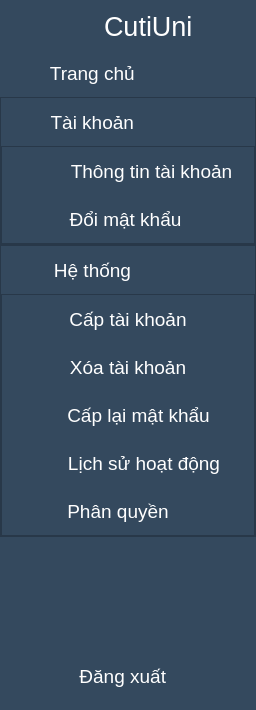
    <widget class="QWidget" name="icon_text" native="true">
     <property name="minimumSize">
      <size>
       <width>256</width>
       <height>710</height>
      </size>
     </property>
     <property name="maximumSize">
      <size>
       <width>256</width>
       <height>710</height>
      </size>
     </property>
     <property name="styleSheet">
      <string notr="true">QWidget{
	background-color: rgb(52, 73, 94);
	color:white
}

QPushButton{
	height:48px;
	border:none;
	padding-left:-50px;
}

QPushButton:hover{
	background-color:rgb(122, 139, 154)
}

QPushButton:checked{
	background-color:rgb(80, 117, 154);
}</string>
     </property>
     <layout class="QVBoxLayout" name="verticalLayout_7">
      <property name="spacing">
       <number>7</number>
      </property>
      <property name="leftMargin">
       <number>0</number>
      </property>
      <property name="rightMargin">
       <number>0</number>
      </property>
      <property name="bottomMargin">
       <number>10</number>
      </property>
      <item>
       <layout class="QHBoxLayout" name="horizontalLayout_2">
        <property name="leftMargin">
         <number>40</number>
        </property>
        <item>
         <widget class="QLabel" name="lblLogo_2">
          <property name="sizePolicy">
           <sizepolicy hsizetype="Minimum" vsizetype="Minimum">
            <horstretch>0</horstretch>
            <verstretch>0</verstretch>
           </sizepolicy>
          </property>
          <property name="maximumSize">
           <size>
            <width>57</width>
            <height>71</height>
           </size>
          </property>
          <property name="text">
           <string/>
          </property>
          <property name="pixmap">
           <pixmap resource="resources.qrc">:/icon/time-to-study.png</pixmap>
          </property>
          <property name="scaledContents">
           <bool>true</bool>
          </property>
         </widget>
        </item>
        <item>
         <widget class="QLabel" name="label">
          <property name="font">
           <font>
            <family>Segoe UI Historic</family>
            <pointsize>20</pointsize>
           </font>
          </property>
          <property name="styleSheet">
           <string notr="true"/>
          </property>
          <property name="text">
           <string>CutiUni</string>
          </property>
         </widget>
        </item>
       </layout>
      </item>
      <item>
       <layout class="QVBoxLayout" name="verticalLayout_5">
        <property name="spacing">
         <number>0</number>
        </property>
        <item>
         <widget class="QPushButton" name="btnTrangChu">
          <property name="font">
           <font>
            <family>Segoe UI</family>
            <pointsize>14</pointsize>
            <weight>50</weight>
            <bold>false</bold>
           </font>
          </property>
          <property name="styleSheet">
           <string notr="true"/>
          </property>
          <property name="text">
           <string>     Trang chủ         </string>
          </property>
          <property name="icon">
           <iconset resource="resources.qrc">
            <normaloff>:/icon/home.png</normaloff>:/icon/home.png</iconset>
          </property>
          <property name="iconSize">
           <size>
            <width>30</width>
            <height>30</height>
           </size>
          </property>
          <property name="checkable">
           <bool>true</bool>
          </property>
          <property name="autoExclusive">
           <bool>false</bool>
          </property>
          <property name="flat">
           <bool>true</bool>
          </property>
         </widget>
        </item>
        <item>
         <widget class="QFrame" name="framebtnTaiKhoan">
          <property name="frameShape">
           <enum>QFrame::StyledPanel</enum>
          </property>
          <property name="frameShadow">
           <enum>QFrame::Raised</enum>
          </property>
          <layout class="QVBoxLayout" name="verticalLayout_3">
           <property name="spacing">
            <number>0</number>
           </property>
           <property name="leftMargin">
            <number>0</number>
           </property>
           <property name="topMargin">
            <number>0</number>
           </property>
           <property name="rightMargin">
            <number>0</number>
           </property>
           <property name="bottomMargin">
            <number>0</number>
           </property>
           <item>
            <widget class="QPushButton" name="btnTaiKhoan">
             <property name="font">
              <font>
               <family>Segoe UI</family>
               <pointsize>14</pointsize>
               <weight>50</weight>
               <bold>false</bold>
              </font>
             </property>
             <property name="styleSheet">
              <string notr="true">QPushButton:checked{
	background-color:rgb(52, 73, 94);
}</string>
             </property>
             <property name="text">
              <string>     Tài khoản         </string>
             </property>
             <property name="icon">
              <iconset resource="resources.qrc">
               <normaloff>:/icon/user.png</normaloff>:/icon/user.png</iconset>
             </property>
             <property name="iconSize">
              <size>
               <width>30</width>
               <height>30</height>
              </size>
             </property>
             <property name="checkable">
              <bool>true</bool>
             </property>
             <property name="checked">
              <bool>false</bool>
             </property>
             <property name="autoExclusive">
              <bool>true</bool>
             </property>
             <property name="flat">
              <bool>true</bool>
             </property>
            </widget>
           </item>
           <item>
            <widget class="QFrame" name="frameMenuConTaiKhoan">
             <property name="styleSheet">
              <string notr="true"/>
             </property>
             <property name="frameShape">
              <enum>QFrame::StyledPanel</enum>
             </property>
             <property name="frameShadow">
              <enum>QFrame::Raised</enum>
             </property>
             <layout class="QVBoxLayout" name="verticalLayout">
              <property name="spacing">
               <number>0</number>
              </property>
              <property name="leftMargin">
               <number>0</number>
              </property>
              <property name="topMargin">
               <number>0</number>
              </property>
              <property name="rightMargin">
               <number>0</number>
              </property>
              <property name="bottomMargin">
               <number>0</number>
              </property>
              <item>
               <widget class="QPushButton" name="btnThongTinTaiKhoan">
                <property name="font">
                 <font>
                  <family>Segoe UI</family>
                  <pointsize>14</pointsize>
                  <weight>50</weight>
                  <bold>false</bold>
                 </font>
                </property>
                <property name="styleSheet">
                 <string notr="true">QPushButton{
padding-left:47px;
}
</string>
                </property>
                <property name="text">
                 <string>Thông tin tài khoản</string>
                </property>
                <property name="iconSize">
                 <size>
                  <width>30</width>
                  <height>30</height>
                 </size>
                </property>
                <property name="checkable">
                 <bool>true</bool>
                </property>
                <property name="autoExclusive">
                 <bool>false</bool>
                </property>
                <property name="flat">
                 <bool>true</bool>
                </property>
               </widget>
              </item>
              <item>
               <widget class="QPushButton" name="btnDoiMatKhau">
                <property name="font">
                 <font>
                  <family>Segoe UI</family>
                  <pointsize>14</pointsize>
                  <weight>50</weight>
                  <bold>false</bold>
                 </font>
                </property>
                <property name="styleSheet">
                 <string notr="true">QPushButton{
padding-left:-5px;
}</string>
                </property>
                <property name="text">
                 <string>Đổi mật khẩu</string>
                </property>
                <property name="iconSize">
                 <size>
                  <width>30</width>
                  <height>30</height>
                 </size>
                </property>
                <property name="checkable">
                 <bool>true</bool>
                </property>
                <property name="autoExclusive">
                 <bool>false</bool>
                </property>
                <property name="flat">
                 <bool>true</bool>
                </property>
               </widget>
              </item>
             </layout>
            </widget>
           </item>
          </layout>
         </widget>
        </item>
        <item>
         <widget class="QFrame" name="framebtnHeThong">
          <property name="frameShape">
           <enum>QFrame::StyledPanel</enum>
          </property>
          <property name="frameShadow">
           <enum>QFrame::Raised</enum>
          </property>
          <layout class="QVBoxLayout" name="verticalLayout_4">
           <property name="spacing">
            <number>0</number>
           </property>
           <property name="leftMargin">
            <number>0</number>
           </property>
           <property name="topMargin">
            <number>0</number>
           </property>
           <property name="rightMargin">
            <number>0</number>
           </property>
           <property name="bottomMargin">
            <number>0</number>
           </property>
           <item>
            <widget class="QPushButton" name="btnHeThong">
             <property name="font">
              <font>
               <family>Segoe UI</family>
               <pointsize>14</pointsize>
               <weight>50</weight>
               <bold>false</bold>
              </font>
             </property>
             <property name="styleSheet">
              <string notr="true">QPushButton:checked{
	background-color:rgb(52, 73, 94);
}</string>
             </property>
             <property name="text">
              <string>     Hệ thống         </string>
             </property>
             <property name="icon">
              <iconset resource="resources.qrc">
               <normaloff>:/icon/system.png</normaloff>:/icon/system.png</iconset>
             </property>
             <property name="iconSize">
              <size>
               <width>30</width>
               <height>30</height>
              </size>
             </property>
             <property name="checkable">
              <bool>true</bool>
             </property>
             <property name="checked">
              <bool>false</bool>
             </property>
             <property name="autoExclusive">
              <bool>false</bool>
             </property>
             <property name="flat">
              <bool>true</bool>
             </property>
            </widget>
           </item>
           <item>
            <widget class="QFrame" name="frameMenuConHeThong">
             <property name="styleSheet">
              <string notr="true"/>
             </property>
             <property name="frameShape">
              <enum>QFrame::StyledPanel</enum>
             </property>
             <property name="frameShadow">
              <enum>QFrame::Raised</enum>
             </property>
             <layout class="QVBoxLayout" name="verticalLayout_2">
              <property name="spacing">
               <number>0</number>
              </property>
              <property name="leftMargin">
               <number>0</number>
              </property>
              <property name="topMargin">
               <number>0</number>
              </property>
              <property name="rightMargin">
               <number>0</number>
              </property>
              <property name="bottomMargin">
               <number>0</number>
              </property>
              <item>
               <widget class="QPushButton" name="btnCapTaiKhoan">
                <property name="font">
                 <font>
                  <family>Segoe UI</family>
                  <pointsize>14</pointsize>
                  <weight>50</weight>
                  <bold>false</bold>
                 </font>
                </property>
                <property name="styleSheet">
                 <string notr="true">QPushButton{
padding-left:0px;
}</string>
                </property>
                <property name="text">
                 <string>Cấp tài khoản</string>
                </property>
                <property name="iconSize">
                 <size>
                  <width>30</width>
                  <height>30</height>
                 </size>
                </property>
                <property name="checkable">
                 <bool>true</bool>
                </property>
                <property name="autoExclusive">
                 <bool>false</bool>
                </property>
                <property name="flat">
                 <bool>true</bool>
                </property>
               </widget>
              </item>
              <item>
               <widget class="QPushButton" name="btnXoaTaiKhoan">
                <property name="font">
                 <font>
                  <family>Segoe UI</family>
                  <pointsize>14</pointsize>
                  <weight>50</weight>
                  <bold>false</bold>
                 </font>
                </property>
                <property name="styleSheet">
                 <string notr="true">QPushButton{
padding-left:0px;
}</string>
                </property>
                <property name="text">
                 <string>Xóa tài khoản</string>
                </property>
                <property name="iconSize">
                 <size>
                  <width>30</width>
                  <height>30</height>
                 </size>
                </property>
                <property name="checkable">
                 <bool>true</bool>
                </property>
                <property name="autoExclusive">
                 <bool>false</bool>
                </property>
                <property name="flat">
                 <bool>true</bool>
                </property>
               </widget>
              </item>
              <item>
               <widget class="QPushButton" name="btnCapLaiMatKhau">
                <property name="font">
                 <font>
                  <family>Segoe UI</family>
                  <pointsize>14</pointsize>
                  <weight>50</weight>
                  <bold>false</bold>
                 </font>
                </property>
                <property name="styleSheet">
                 <string notr="true">QPushButton{
padding-left:21px;
}</string>
                </property>
                <property name="text">
                 <string>Cấp lại mật khẩu</string>
                </property>
                <property name="iconSize">
                 <size>
                  <width>30</width>
                  <height>30</height>
                 </size>
                </property>
                <property name="checkable">
                 <bool>true</bool>
                </property>
                <property name="autoExclusive">
                 <bool>false</bool>
                </property>
                <property name="flat">
                 <bool>true</bool>
                </property>
               </widget>
              </item>
              <item>
               <widget class="QPushButton" name="btnLichSuHoatDong">
                <property name="font">
                 <font>
                  <family>Segoe UI</family>
                  <pointsize>14</pointsize>
                  <weight>50</weight>
                  <bold>false</bold>
                 </font>
                </property>
                <property name="styleSheet">
                 <string notr="true">QPushButton{
padding-left:32px;
}</string>
                </property>
                <property name="text">
                 <string>Lịch sử hoạt động</string>
                </property>
                <property name="iconSize">
                 <size>
                  <width>30</width>
                  <height>30</height>
                 </size>
                </property>
                <property name="checkable">
                 <bool>true</bool>
                </property>
                <property name="autoExclusive">
                 <bool>false</bool>
                </property>
                <property name="flat">
                 <bool>true</bool>
                </property>
               </widget>
              </item>
              <item>
               <widget class="QPushButton" name="btnPhanQuyen">
                <property name="font">
                 <font>
                  <family>Segoe UI</family>
                  <pointsize>14</pointsize>
                  <weight>50</weight>
                  <bold>false</bold>
                 </font>
                </property>
                <property name="styleSheet">
                 <string notr="true">QPushButton{
padding-left:-20px;
}</string>
                </property>
                <property name="text">
                 <string>Phân quyền</string>
                </property>
                <property name="iconSize">
                 <size>
                  <width>30</width>
                  <height>30</height>
                 </size>
                </property>
                <property name="checkable">
                 <bool>true</bool>
                </property>
                <property name="autoExclusive">
                 <bool>false</bool>
                </property>
                <property name="flat">
                 <bool>true</bool>
                </property>
               </widget>
              </item>
             </layout>
            </widget>
           </item>
          </layout>
         </widget>
        </item>
       </layout>
      </item>
      <item>
       <spacer name="verticalSpacer">
        <property name="orientation">
         <enum>Qt::Vertical</enum>
        </property>
        <property name="sizeHint" stdset="0">
         <size>
          <width>20</width>
          <height>64</height>
         </size>
        </property>
       </spacer>
      </item>
      <item>
       <widget class="QPushButton" name="btnDangXuat">
        <property name="font">
         <font>
          <family>Segoe UI</family>
          <pointsize>14</pointsize>
          <weight>50</weight>
          <bold>false</bold>
         </font>
        </property>
        <property name="styleSheet">
         <string notr="true">	padding-left:0px;</string>
        </property>
        <property name="text">
         <string>     Đăng xuất       </string>
        </property>
        <property name="icon">
         <iconset resource="resources.qrc">
          <normaloff>:/icon/logout.png</normaloff>:/icon/logout.png</iconset>
        </property>
        <property name="iconSize">
         <size>
          <width>30</width>
          <height>30</height>
         </size>
        </property>
        <property name="autoExclusive">
         <bool>true</bool>
        </property>
        <property name="flat">
         <bool>true</bool>
        </property>
       </widget>
      </item>
     </layout>
    </widget>
